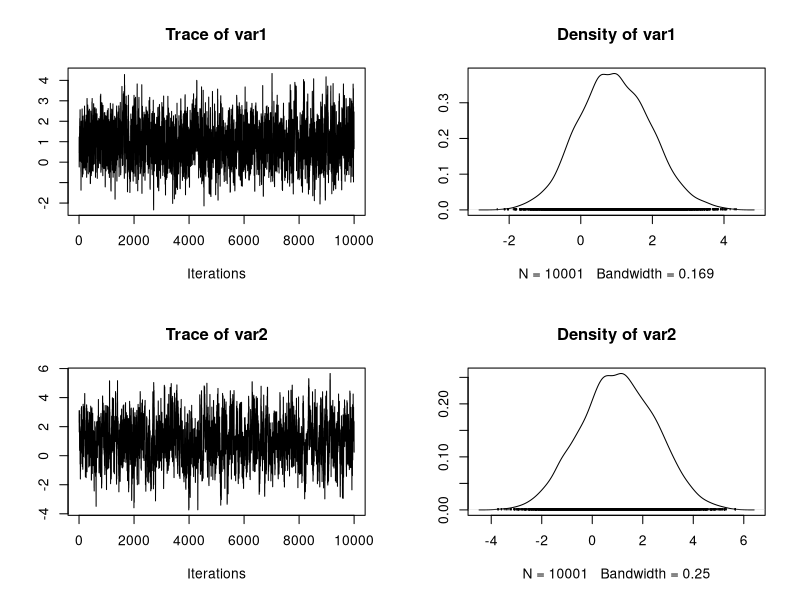
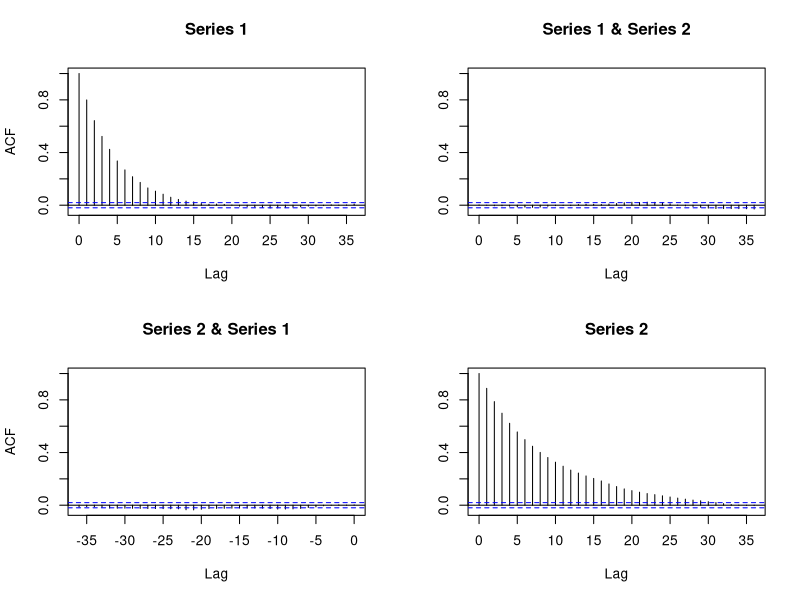
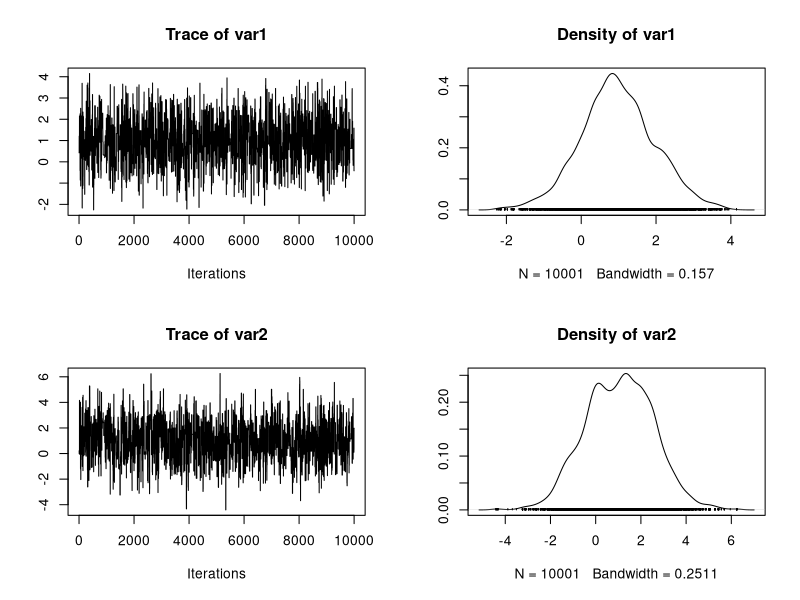
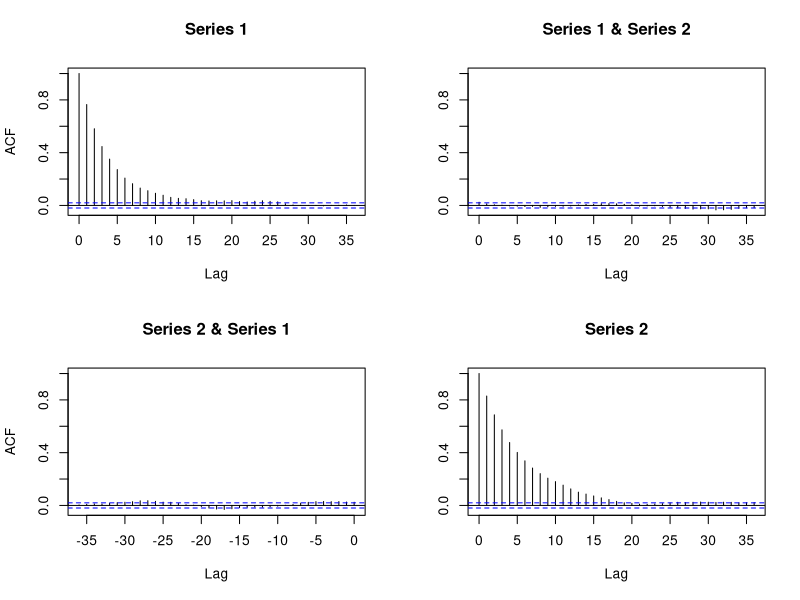
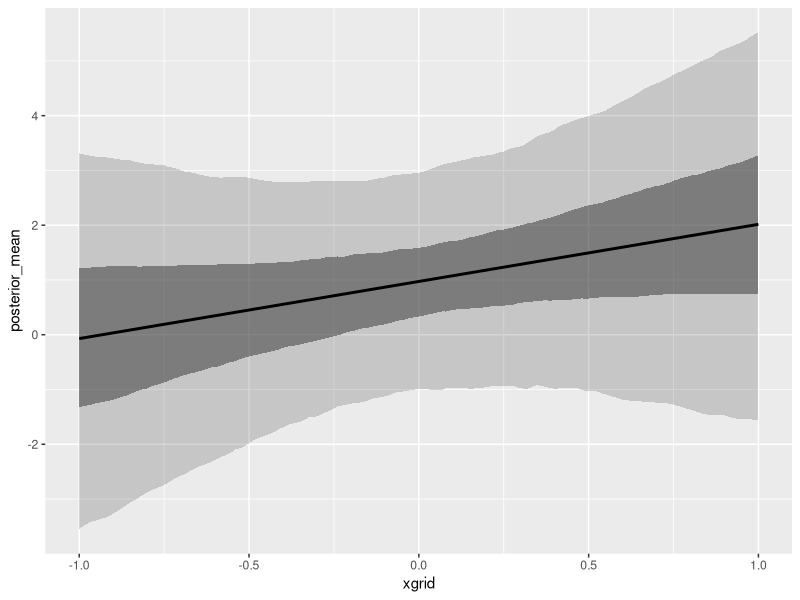
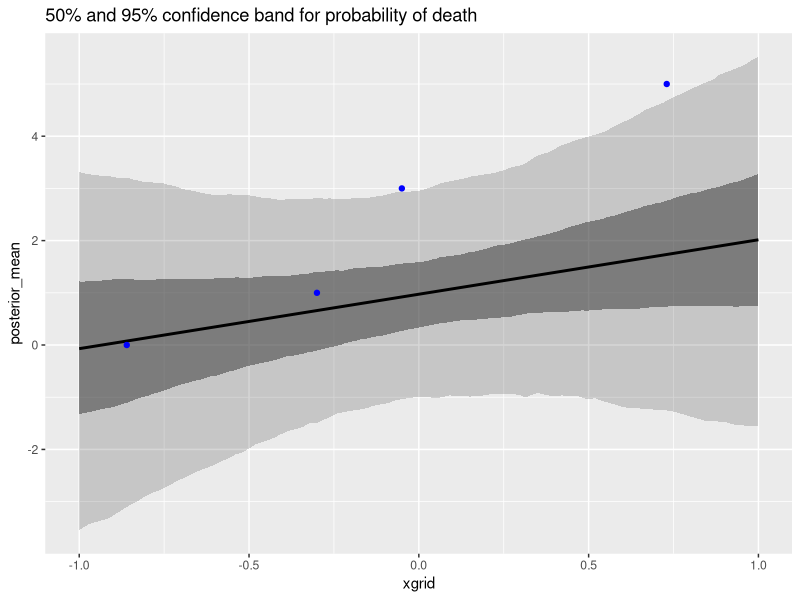

Here is the R script that generated these plots, in order:
## ---- chunk 1
knitr::opts_chunk$set(echo=TRUE, 
                      cache=TRUE, 
                      fig.width=5, 
                      fig.height=5,
                      fig.align='center')
indent1 = '    '      
indent2 = paste(rep(indent1, 2), collapse='')
## ---- chunk 2
x <- c(-0.86, -0.3, -0.05, 0.73)
n <- rep(5, 4)
y <- c(0, 1, 3, 5)

## ---- chunk 3
dbinom(y, n, .5, log = FALSE)
## ---- chunk 4
set.seed(1)
library(coda)
library(MASS)
library(tidyverse)
alpha_t = 1
beta_t = 1

mvrnorm(1, c(alpha_t, beta_t), matrix(c(1.0, 0.0, 0.0, 1.0), nrow = 2))


logp = function(theta) {
sum(dnorm(theta, c(1.0, 1.0), c(1.0, 1.5), log = TRUE))
}
metropolis = function(theta_s, cov) {
# Note: theta_s is a vector now!
theta_p = mvrnorm(1, theta_s, cov)

if(logp(theta_p) > logp(theta_s)) {
return(theta_p)
} else {
r = runif(1)
if(log(r) < logp(theta_p) - logp(theta_s)) {
return(theta_p)
} else {
return(theta_s)
}
}
}
# theta_0 is your initial parameter guess
# burnin is number of burnin samples
# maxit are the number of samples you generate (post burnin)
# cov is the proposal covariance matrix
rw_metrop_multi = function(theta_0, burnin, maxit, cov) {
samples = matrix(0, ncol = length(theta_0), nrow = burnin + maxit)
samples[1,] = theta_0
for(i in 1:(nrow(samples) - 1)) {
samples[i + 1,] = metropolis(samples[i,], cov)
}
samples[burnin:(burnin + maxit),]
}


samples = rw_metrop_multi(c(10.0, 10.0), 1000, 10000, matrix(c(1.0, 0.0, 0.0, 1.0), nrow = 2))

plot(as.mcmc(samples))
effectiveSize(samples)
acf(samples)
## ---- chunk 5
set.seed(1)
alpha_t = 1
beta_t = 1

mvrnorm(1, c(alpha_t, beta_t), matrix(c(1.0, 0.0, 0.0, 1.0), nrow = 2))


logp = function(theta) {
sum(dnorm(theta, c(1.0, 1.0), c(1.0, 1.5), log = TRUE))
}
metropolis = function(theta_s, cov) {
# Note: theta_s is a vector now!
theta_p = mvrnorm(1, theta_s, cov)

if(logp(theta_p) > logp(theta_s)) {
return(theta_p)
} else {
r = runif(1)
if(log(r) < logp(theta_p) - logp(theta_s)) {
return(theta_p)
} else {
return(theta_s)
}
}
}
# theta_0 is your initial parameter guess
# burnin is number of burnin samples
# maxit are the number of samples you generate (post burnin)
# cov is the proposal covariance matrix
rw_metrop_multi = function(theta_0, burnin, maxit, cov) {
samples = matrix(0, ncol = length(theta_0), nrow = burnin + maxit)
samples[1,] = theta_0
for(i in 1:(nrow(samples) - 1)) {
samples[i + 1,] = metropolis(samples[i,], cov)
}
samples[burnin:(burnin + maxit),]
}


samples = rw_metrop_multi(c(10.0, 10.0), 100, 10000, matrix(c(10, .0, .00, 10), nrow = 2))

plot(as.mcmc(samples))
effectiveSize(samples)
acf(samples)

## ---- chunk 6

xgrid <- seq(-1, 1, by = 0.01)


compute_curve <- function(samples) {
beta_0 <- samples[1]
beta_1 <- samples[2]
beta_0 + beta_1 * xgrid
}

res <- apply(samples, 1, compute_curve)
quantiles <- apply(res, 1, function(x) quantile(x, c(0.025, 0.25, 0.75, 0.975)))
posterior_mean <- rowMeans(res)
tibble(x=xgrid, q025=quantiles[1, ], q25=quantiles[2, ],
q75=quantiles[3,], q975=quantiles[4, ], mean=posterior_mean) %>% ggplot() +
geom_ribbon(aes(x=xgrid, ymin=q025, ymax=q975), alpha=0.2) +
geom_ribbon(aes(x=xgrid, ymin=q25, ymax=q75), alpha=0.5) +
geom_line(aes(x=xgrid, y=posterior_mean), size=1)
# geom_vline(xintercept = mean(-samples[, 1]/samples[, 2]), linetype="dashed") +
# geom_hline(yintercept = 0.5, linetype="dashed")

ggplot(tibble(x=xgrid, q025=quantiles[1, ], q25=quantiles[2, ],
q75=quantiles[3,], q975=quantiles[4, ],mean=posterior_mean)) +
geom_ribbon(aes(x=xgrid, ymin=q025, ymax=q975), alpha=0.2) +
geom_ribbon(aes(x=xgrid, ymin=q25, ymax=q75), alpha=0.5) +
geom_line(aes(x=xgrid, y=posterior_mean), size=1) +
geom_point(data =data.frame(x= x, y = y) , aes(x= x, y = y), col = "blue")+ggtitle("50% and 95% confidence band for probability of death")
